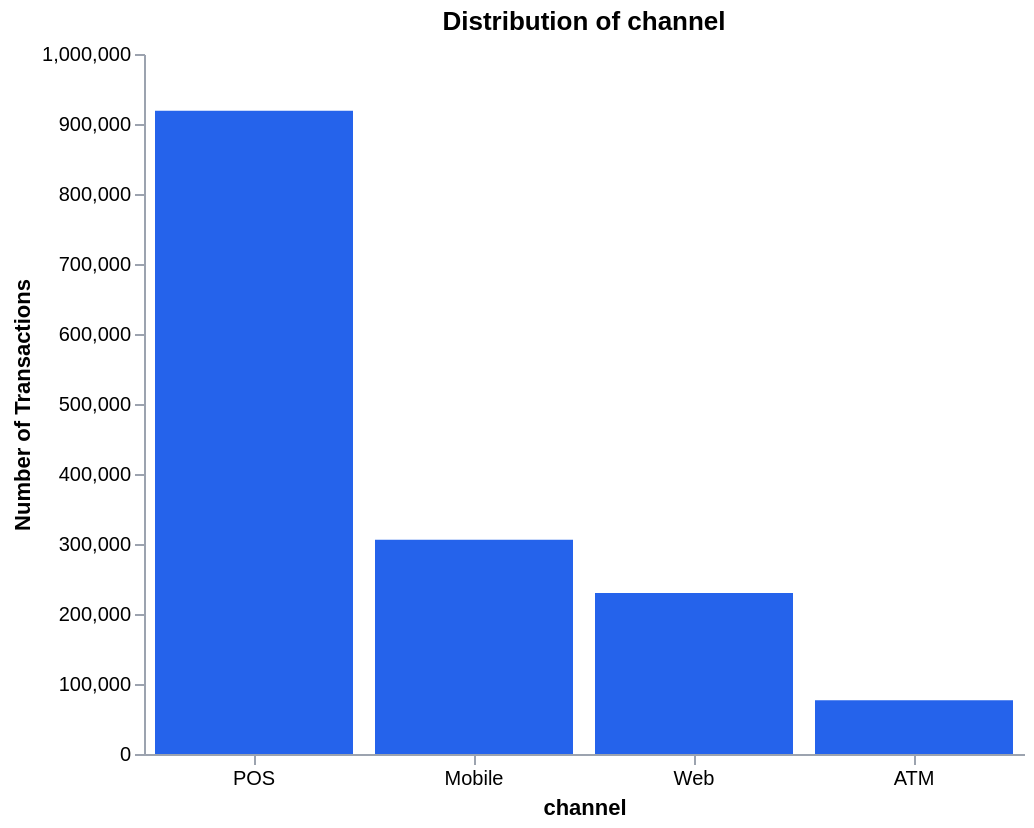

Write notebook code for a chart like this one.
### Code cell
categorical_distribution('channel')

### Figure 1 — Vega-Lite specification as saved in the notebook (floating-point values rounded to 4 significant figures)
{"config": {"view": {"continuousWidth": 300, "continuousHeight": 300, "strokeWidth": 0}, "axis": {"domainColor": "#9ca3af", "labelColor": "#000", "tickColor": "#9ca3af", "titleColor": "#000"}}, "data": {"name": "data-92fe8a3988890b29d75d83f691f3d2d9"}, "mark": {"type": "bar", "color": "#2563eb"}, "encoding": {"tooltip": [{"field": "channel", "type": "nominal"}, {"field": "Count", "format": ",", "title": "Transactions", "type": "quantitative"}, {"field": "Share", "format": ".1%", "type": "quantitative"}], "x": {"axis": {"grid": false, "labelAngle": 0}, "field": "channel", "sort": "-y", "title": "channel", "type": "nominal"}, "y": {"axis": {"grid": false}, "field": "Count", "title": "Number of Transactions", "type": "quantitative"}}, "height": 350, "title": "Distribution of channel", "width": 440, "$schema": "https://vega.github.io/schema/vega-lite/v5.20.1.json", "datasets": {"data-92fe8a3988890b29d75d83f691f3d2d9": [{"channel": "POS", "Count": 919062, "Share": 0.5999}, {"channel": "Mobile", "Count": 306132, "Share": 0.1998}, {"channel": "Web", "Count": 230168, "Share": 0.1502}, {"channel": "ATM", "Count": 76647, "Share": 0.05003}]}}
